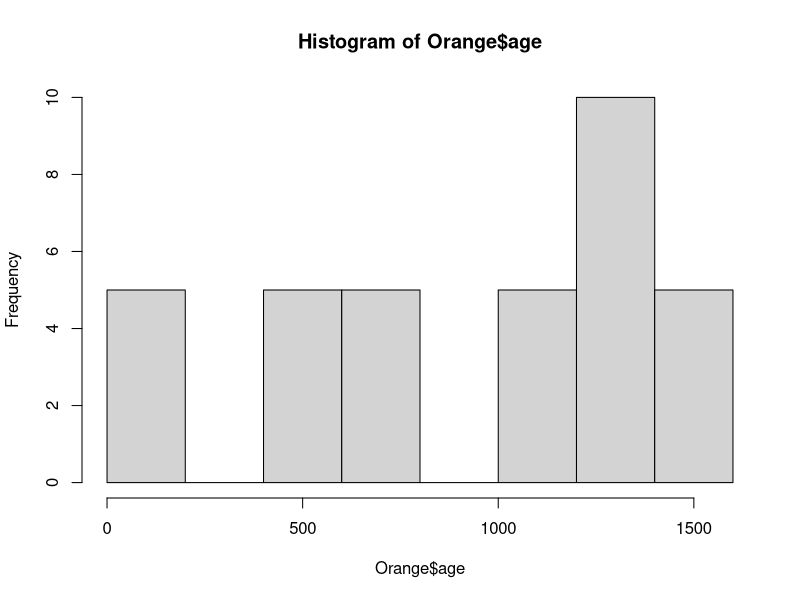
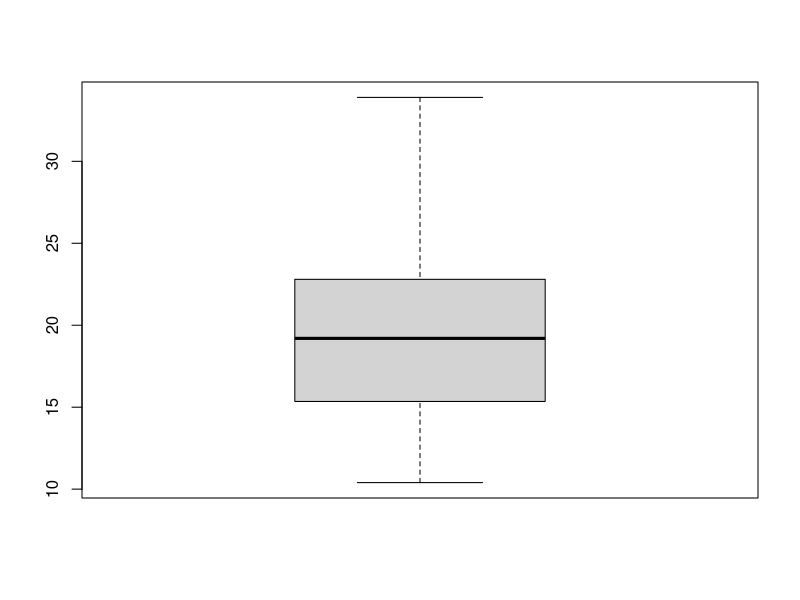
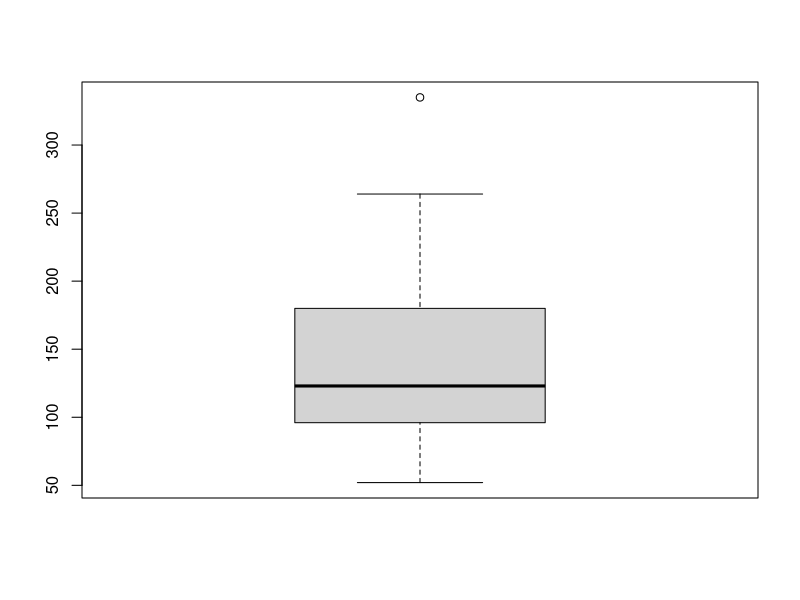
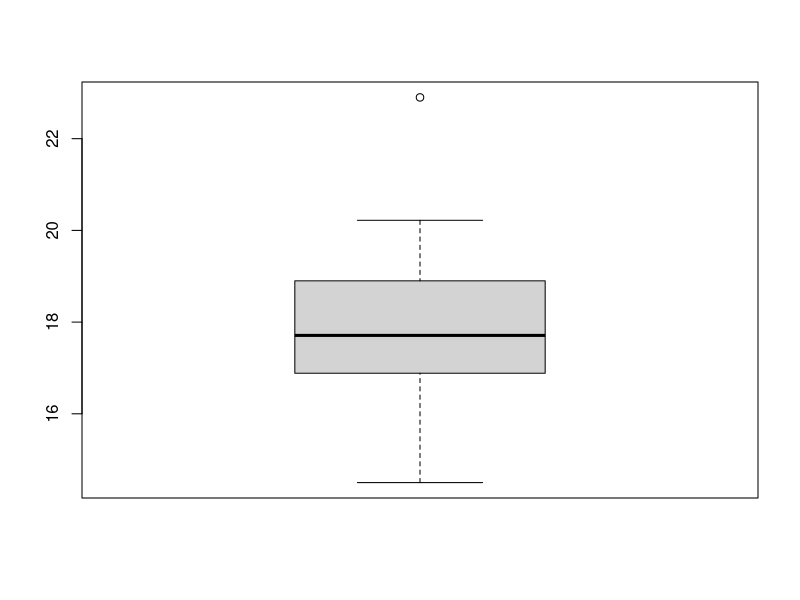

R code for these plots, in order: (Note: this script raises an error after producing the figures.)
#zad 1
pierwsza<-c(1:8)
druga<-c(13,5,2,7,9,121,65,4)

suma<-pierwsza+druga
różnica<-pierwsza-druga
więcej<-pierwsza+1

mean(x = pierwsza)
sd(x = druga)

#zad2

wzrost<-c(160,170,145,188,190,187,156)
waga<-c(70,66,50,90,88,67,86)
osoba<-data.frame(wzrost,waga)

str(osoba)
head(osoba)
tail(osoba)
dim(osoba)
summary(osoba)

#zad3
help("row.names")
row.names(osoba)<-c("Jan","Adam","Gosia","Patryk","Andrzej","John","Ala")
head(osoba)
(BMI<-waga/(wzrost/100)^2)

BMI[BMI>30]

sum(BMI<=25)
#zad 4
datasets::mtcars
datasets::Orange

str(mtcars)
str(Orange)
####
help(mtcars)
help(Orange)
mtcars
auta<-mtcars$mpg
mtcars[mtcars$cyl==6,]
####
spalanie<-mtcars[mtcars$mpg<20,]
mean(spalanie$hp)
####
hist(Orange$age)
####
boxplot(mtcars$mpg)
boxplot(mtcars$hp)      
boxplot(mtcars$qsec)      
#zad5
library(psych)
describe(mtcars)
summary(mtcars)
?describeBy
describeBy()

#zad6
proba<-sample(1:6,20,replace=T)
describe(proba)
###
rzut<-sample(1:2,100,replace=T)
sum(rzut==1)
###
sample(0:100,10,replace = T)
?rpois
plot(rt(100,df = 1))
plot(rpois(n = 100,2))
plot(rnorm(n = 100,mean = 3,sd = 1))

#zad7
lista <- list(palenie <- c(F,T,T,F,F,T,F),
              cyfry <- 0:9,
              macierz <- matrix(sample(1:5,16,replace = T),4,4),
              tekst <- c("Litwo", "ojczyzno", "moja", "ty",
                         "jestes", "jak", "zdrowie"))
lista[4]
###
cyfry<-c(lista[[2]])
cyfry[3]
###
print(lista[[3]][,3])


#zad8
liczba<-as.numeric(readline("wprowdź liczbe: "))
liczba
if(liczba%%4==0){
  print("liczba podzielna przez 4")
} else{
  print("liczba niepodzielna przez 4")
}
#zad9
ksiazki <- sample(0:4, size = 25, replace = TRUE)
mean(ksiazki)

sum(ksiazki>=3)
sum(ksiazki==0)
ksiazki2<-0
for(x in ksiazki){
  if(x>=1){
    ksiazki2<-ksiazki2+1
  }
  
  
}
ksiazki2#tyle osob czyta ksiazki

#zad10

miesiac<-as.numeric(readline("podaj numer miesiaca: "))

if(miesiac==1&3&5&7&8&10&12){
  print("miesiac ma 31 dni")
}else if(miesiac==2){
  rok<-as.numeric(readline("Podaj rok: "))
  if(rok%%4==0){
    print("miesiac ma 29 dni")
  }else{print("miesiac ma 28 dni")}
  
}else{print("miesiac ma 30 dni")}
#zad 11